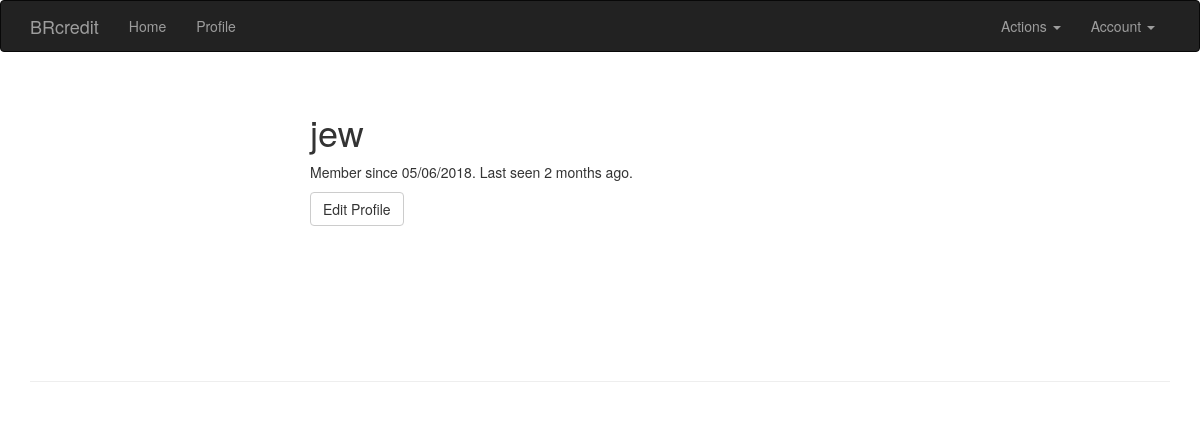
The page /user/jew (signed in) on the database its author committed.
### app/models.py (models this page shows, shortened)
class User(UserMixin, db.Model):
    __tablename__ = 'users'
    id = db.Column(db.Integer, primary_key=True)
    email = db.Column(db.String(64), unique=True, index=True)
    username = db.Column(db.String(64), unique=True, index=True)
    role_id = db.Column(db.Integer, db.ForeignKey('roles.id'))
    password_hash = db.Column(db.String(128))
    confirmed = db.Column(db.Boolean, default=False)
    firstname = db.Column(db.String(64))
    lastname = db.Column(db.String(64))
    location = db.Column(db.String(64))
    member_since = db.Column(db.DateTime(), default=datetime.utcnow)
    last_seen = db.Column(db.DateTime(), default=datetime.utcnow)
    cpf = db.Column(db.Integer)
    dob = db.Column(db.Date())
    connection_borrowers = db.relationship(
        'Connect',
        foreign_keys=[Connect.borrower_id],
        backref='borrower',
        lazy='dynamic')
    connection_guarantors = db.relationship(
        'Connect',
        foreign_keys=[Connect.guarantor_id],
        backref='guarantor',
        lazy='dynamic')
    @property
    def password(self):
        ''' raise error if accessing password attribute
        '''
        raise AttributeError('password is not a readable attribute')
    def is_administrator(self):
        if self.role:
            if self.role.id == 2:
                return True
        else:
            return False
    def ping(self):
        self.last_seen = datetime.utcnow()
        db.session.add(self)

### app/main/views.py (the view)
@main.route('/user/<username>')
def user_page(username):
    user = User.query.filter_by(username=username).first_or_404()
    return render_template('user.html', user=user)

### app/auth/views.py (called while the page is built)
@auth.before_app_request
def before_request():
    if current_user.is_authenticated:
        current_user.ping()
        if not current_user.confirmed \
                and request.endpoint \
                and request.blueprint != 'auth' \
                and request.endpoint != 'static':
            return redirect(url_for('auth.unconfirmed'))

### app/models.py (called while the page is built)
@login_manager.user_loader
def load_user(user_id):
    return User.query.get(int(user_id))

### app/templates/user.html (shortened to what this page needs)
{% extends "base.html" %}
{% block page_content %}
<div class="page-header">
    <div class="profile-header">
        <h1>{{ user.username }}</h1>
        <p>Member since {{ moment(user.member_since).format('L') }}. Last seen {{ moment(user.last_seen).fromNow() }}.</p>
        <p>
            {% if user == current_user %}
            <a class="btn btn-default" href="{{ url_for('.edit_profile') }}">Edit Profile</a>
            {% endif %}
        </p>
    </div>
</div>
{% endblock %}

### app/static/style.css (style rules this page uses)
.profile-header { min-height: 260px; margin-left: 280px; }

### rows shown on the page
User: username "jew", member_since "05/06/2018", last_seen "2 months ago"
